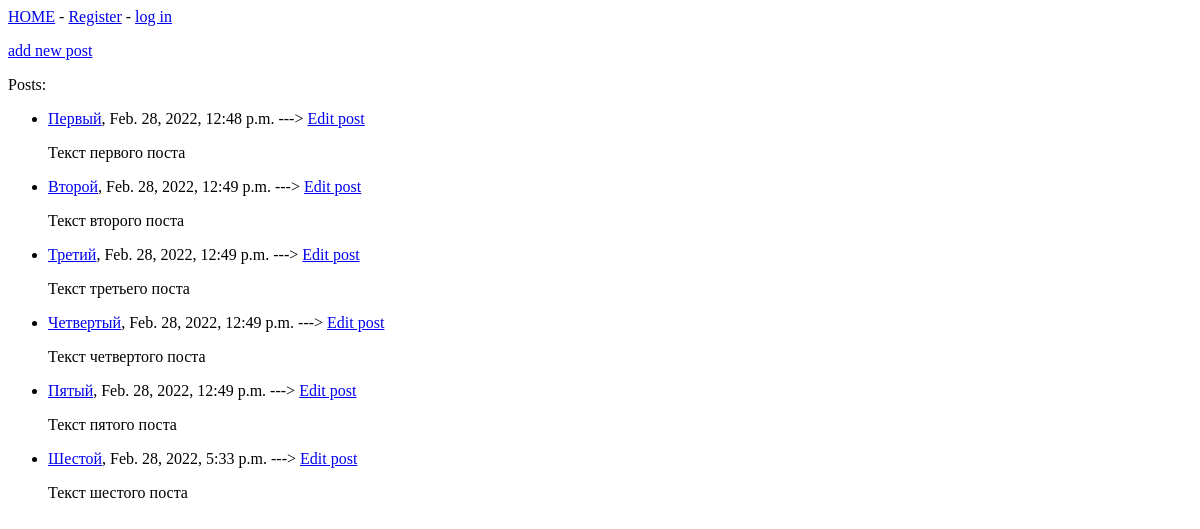
The app's page /, older data.
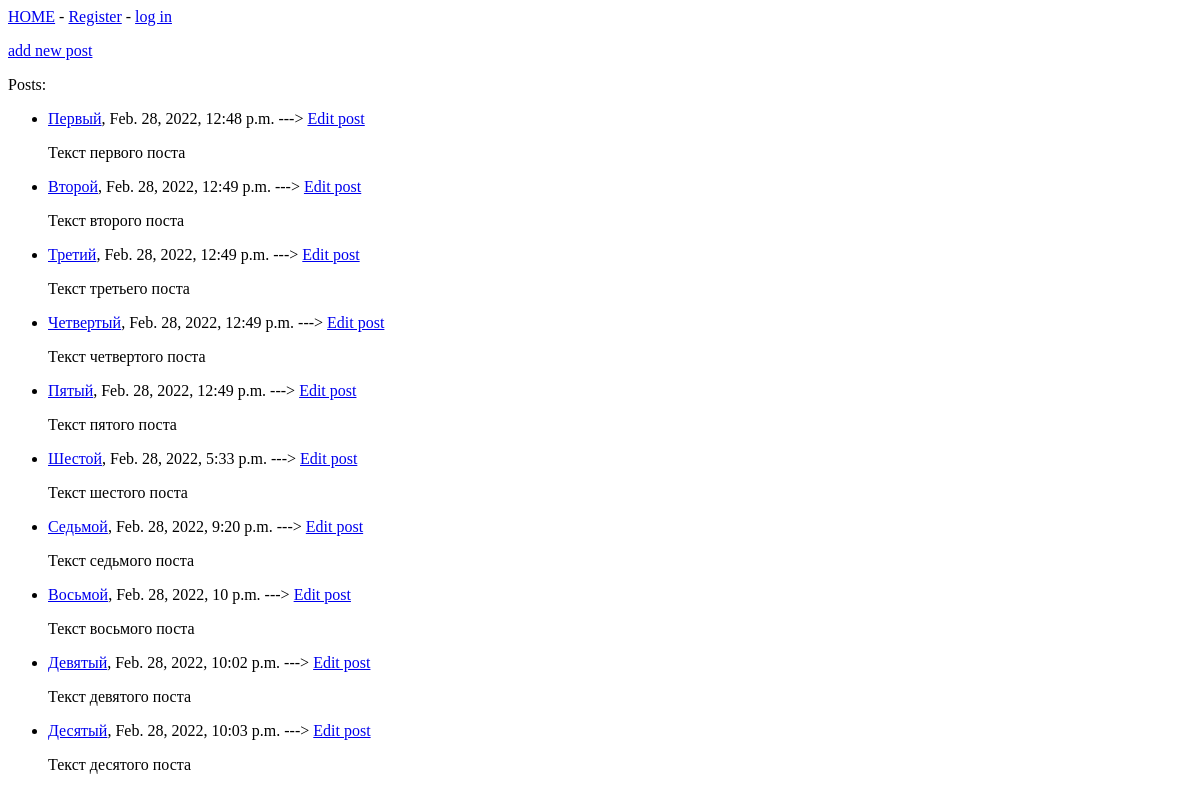
The same page, newer data.
### blogs/models.py (models this page shows)
class BlogPost(models.Model):
    title = models.CharField(max_length=200)
    text = models.TextField()
    date_added = models.DateTimeField(auto_now_add=True)
    class Meta:
        verbose_name_plural = 'blog posts'
    def __str__(self):
        if len(str(self.text)) > 50:
            return f"{self.text[:50]}..."
        return self.text

### blogs/views.py (the view)
# urls.py: path('', views.index, name='index'),
def index(request):
    posts = BlogPost.objects.order_by('date_added')
    return render(request, 'blogs/index.html', {'posts': posts})

### blogs/templates/blogs/index.html
{% extends "blogs/base.html" %}
    {% block content %}
    <p><a href="{% url 'blogs:new_post'%}">add new post</a></p>
    <p>Posts:</p>
    <ul>
        {% for post in posts %}
        <li>
            <p> <a href="{% url 'blogs:post' post.id %}">{{ post.title }}</a>, {{ post.date_added }} --->
                <a href="{% url 'blogs:edit_post' post.id %}">Edit post</a>
            </p>
            <p>{{ post }}</p>
        </li>
        {% empty %}
        <li> No posts have been added yet.</li>
        {% endfor %}
    </ul>
    {% endblock content %}

### blogs/templates/blogs/base.html
<p>
    <a href="{% url 'blogs:index' %}">HOME</a> -
    {% if user.is_authenticated %}
      Hello, {{ user.username }}.
      <a href="{% url 'users:logout' %}">log out></a>
    {% else %}
      <a href="{% url 'users:register' %}">Register</a> -
      <a href="{% url 'users:login' %}">log in</a>
    {% endif %}
</p>
{% block content %}{% endblock content %}

Row changes from the older to the newer data that the page shows:
added BlogPost: title "Седьмой", date_added "Feb. 28, 2022, 9:20 p.m.", text "Текст седьмого поста"
added BlogPost: title "Восьмой", date_added "Feb. 28, 2022, 10 p.m.", text "Текст восьмого поста"
added BlogPost: title "Девятый", date_added "Feb. 28, 2022, 10:02 p.m.", text "Текст девятого поста"
added BlogPost: title "Десятый", date_added "Feb. 28, 2022, 10:03 p.m.", text "Текст десятого поста"
